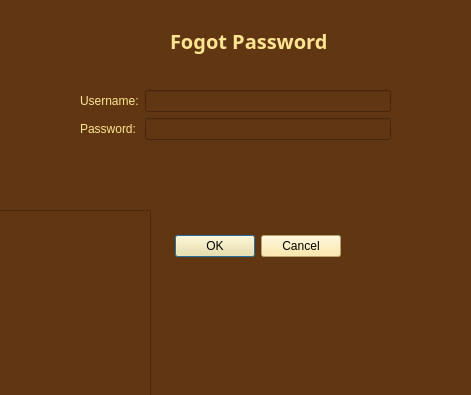
<?xml version="1.0" encoding="UTF-8"?>
<ui version="4.0">
 <class>Dialog_ForgotPass</class>
 <widget class="QDialog" name="Dialog_ForgotPass">
  <property name="geometry">
   <rect>
    <x>0</x>
    <y>0</y>
    <width>471</width>
    <height>395</height>
   </rect>
  </property>
  <property name="windowTitle">
   <string>Dialog</string>
  </property>
  <property name="styleSheet">
   <string notr="true"/>
  </property>
  <widget class="QStackedWidget" name="stackedWidget">
   <property name="geometry">
    <rect>
     <x>0</x>
     <y>0</y>
     <width>471</width>
     <height>401</height>
    </rect>
   </property>
   <property name="currentIndex">
    <number>1</number>
   </property>
   <widget class="QWidget" name="page_3">
    <property name="styleSheet">
     <string notr="true">background-color: rgb(0, 184, 0);</string>
    </property>
    <widget class="QLineEdit" name="lineEdit">
     <property name="geometry">
      <rect>
       <x>160</x>
       <y>150</y>
       <width>191</width>
       <height>24</height>
      </rect>
     </property>
     <property name="styleSheet">
      <string notr="true">background-color: rgb(97, 54, 19);</string>
     </property>
    </widget>
    <widget class="QLineEdit" name="lineEdit_2">
     <property name="geometry">
      <rect>
       <x>160</x>
       <y>190</y>
       <width>191</width>
       <height>24</height>
      </rect>
     </property>
     <property name="styleSheet">
      <string notr="true">background-color: rgb(97, 54, 19);</string>
     </property>
    </widget>
    <widget class="QLabel" name="label">
     <property name="geometry">
      <rect>
       <x>70</x>
       <y>140</y>
       <width>81</width>
       <height>31</height>
      </rect>
     </property>
     <property name="font">
      <font>
       <bold>true</bold>
      </font>
     </property>
     <property name="styleSheet">
      <string notr="true">color: rgb(97, 54, 19);</string>
     </property>
     <property name="text">
      <string>New Password:</string>
     </property>
    </widget>
    <widget class="QLabel" name="label_2">
     <property name="geometry">
      <rect>
       <x>30</x>
       <y>190</y>
       <width>121</width>
       <height>21</height>
      </rect>
     </property>
     <property name="font">
      <font>
       <bold>true</bold>
      </font>
     </property>
     <property name="styleSheet">
      <string notr="true">color: rgb(97, 54, 19);</string>
     </property>
     <property name="text">
      <string>Repeat New Password:</string>
     </property>
    </widget>
    <widget class="QPushButton" name="pushButton">
     <property name="geometry">
      <rect>
       <x>210</x>
       <y>260</y>
       <width>80</width>
       <height>24</height>
      </rect>
     </property>
     <property name="font">
      <font>
       <bold>true</bold>
      </font>
     </property>
     <property name="styleSheet">
      <string notr="true">background-color: rgb(255, 255, 0);
color: rgb(97, 54, 19);</string>
     </property>
     <property name="text">
      <string>OK</string>
     </property>
    </widget>
    <widget class="QFrame" name="frame">
     <property name="geometry">
      <rect>
       <x>350</x>
       <y>230</y>
       <width>120</width>
       <height>80</height>
      </rect>
     </property>
     <property name="styleSheet">
      <string notr="true">image: url(:/new/prefix1/New folder/burnet-zombie.gif);</string>
     </property>
     <property name="frameShape">
      <enum>QFrame::StyledPanel</enum>
     </property>
     <property name="frameShadow">
      <enum>QFrame::Raised</enum>
     </property>
    </widget>
    <widget class="QLabel" name="label_3">
     <property name="geometry">
      <rect>
       <x>100</x>
       <y>50</y>
       <width>271</width>
       <height>81</height>
      </rect>
     </property>
     <property name="font">
      <font>
       <family>Showcard Gothic</family>
       <pointsize>20</pointsize>
      </font>
     </property>
     <property name="styleSheet">
      <string notr="true">color: rgb(170, 0, 0);</string>
     </property>
     <property name="text">
      <string>SET NEW PASSWORD</string>
     </property>
    </widget>
   </widget>
   <widget class="QWidget" name="page_4">
    <property name="styleSheet">
     <string notr="true">background-color: rgb(97, 54, 19);</string>
    </property>
    <widget class="QFrame" name="frame_2">
     <property name="geometry">
      <rect>
       <x>-20</x>
       <y>210</y>
       <width>171</width>
       <height>191</height>
      </rect>
     </property>
     <property name="styleSheet">
      <string notr="true">image: url(:/new/prefix1/New folder/back2.png);</string>
     </property>
     <property name="frameShape">
      <enum>QFrame::StyledPanel</enum>
     </property>
     <property name="frameShadow">
      <enum>QFrame::Raised</enum>
     </property>
    </widget>
    <widget class="QLabel" name="label_4">
     <property name="geometry">
      <rect>
       <x>170</x>
       <y>10</y>
       <width>161</width>
       <height>61</height>
      </rect>
     </property>
     <property name="font">
      <font>
       <family>Segoe UI Black</family>
       <pointsize>15</pointsize>
       <bold>true</bold>
      </font>
     </property>
     <property name="styleSheet">
      <string notr="true">color: rgb(255, 228, 146);</string>
     </property>
     <property name="text">
      <string>Fogot Password</string>
     </property>
    </widget>
    <widget class="QDialogButtonBox" name="buttonBox_2">
     <property name="geometry">
      <rect>
       <x>170</x>
       <y>230</y>
       <width>171</width>
       <height>32</height>
      </rect>
     </property>
     <property name="styleSheet">
      <string notr="true">background-color: rgb(255, 228, 146);
color: rgb(0, 0, 0);</string>
     </property>
     <property name="orientation">
      <enum>Qt::Horizontal</enum>
     </property>
     <property name="standardButtons">
      <set>QDialogButtonBox::Cancel|QDialogButtonBox::Ok</set>
     </property>
    </widget>
    <widget class="QWidget" name="layoutWidget_2">
     <property name="geometry">
      <rect>
       <x>80</x>
       <y>90</y>
       <width>311</width>
       <height>61</height>
      </rect>
     </property>
     <layout class="QFormLayout" name="formLayout_3">
      <item row="0" column="0">
       <widget class="QLabel" name="label_7">
        <property name="styleSheet">
         <string notr="true">color: rgb(255, 228, 146);</string>
        </property>
        <property name="text">
         <string>Username:</string>
        </property>
       </widget>
      </item>
      <item row="0" column="1">
       <widget class="QLineEdit" name="lineEdit_5">
        <property name="styleSheet">
         <string notr="true">color: rgb(255, 228, 146);
border-color: rgb(252, 255, 185);</string>
        </property>
       </widget>
      </item>
      <item row="1" column="0">
       <widget class="QLabel" name="label_8">
        <property name="styleSheet">
         <string notr="true">color: rgb(255, 228, 146);</string>
        </property>
        <property name="text">
         <string>Password:</string>
        </property>
       </widget>
      </item>
      <item row="1" column="1">
       <widget class="QLineEdit" name="lineEdit_6">
        <property name="styleSheet">
         <string notr="true">color: rgb(255, 228, 146);
border-color: rgb(252, 255, 185);</string>
        </property>
       </widget>
      </item>
     </layout>
    </widget>
   </widget>
  </widget>
 </widget>
 <resources/>
 <connections/>
</ui>
